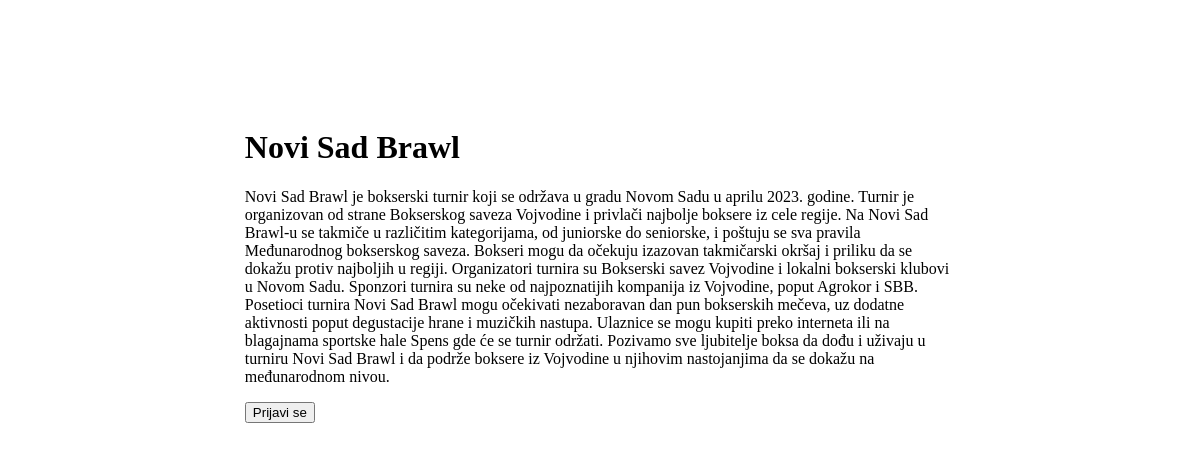
The page /box-projekat/opis.php?id=3 on the database its author committed.
### tables this page shows
CREATE TABLE `pregledn` (
  `id` int(6) UNSIGNED NOT NULL,
  `ime` varchar(30) NOT NULL,
  `lokacija` varchar(50) NOT NULL,
  `datum` varchar(50) DEFAULT NULL,
  `opis` varchar(3000) DEFAULT NULL
);

### box-projekat/opis.php (the view, shortened to what this page needs)
<!DOCTYPE html>
<html lang="en">
<head>
    <link rel="stylesheet" href="style.css">
</head>
<body>
<?php include "database/connection.php" ?>
<div class="page-wrapper">
    <?php
$idd = $_GET['id'];
$sql = "SELECT id,ime, lokacija, datum, opis FROM pregledn";
$result = $conn->query($sql);
if ($result->num_rows > 0) {
    while($row = $result->fetch_assoc()) {
        if($row['id'] == $idd){
            echo "<h1>". $row['ime']."</h1>";
            echo "<p>". $row['opis']."</p>";
        }
    }
} else {
    echo "0 results";
}
echo '<form action="prijava.php?id='.$idd.'"  method="post">
<button type="sumbit" name="sbt-btn" >Prijavi se
</form>';
?>
</div>
</body>
</html>

### box-projekat/style.css (style rules this page uses)
.page-wrapper { padding: 100px 20% 0; }

### rows shown on the page
pregledn: ime "Novi Sad Brawl", opis "Novi Sad Brawl je bokserski turnir koji se održava u gradu Novom Sadu u aprilu 2023. godine. Turnir je organizovan od strane Bokserskog saveza Vojvodine i privlači najbolje boksere iz cele regije. Na Novi Sad Brawl-u se takmiče u različitim kategorijama, od juniorske do seniorske, i poštuju se sva pravila Međunarodnog bokserskog saveza. Bokseri mogu da očekuju izazovan takmičarski okršaj i priliku da se dokažu protiv najboljih u regiji. Organizatori turnira su Bokserski savez Vojvodine i lokalni bokserski klubovi u Novom Sadu. Sponzori turnira su neke od najpoznatijih kompanija iz Vojvodine, poput Agrokor i SBB. Posetioci turnira Novi Sad Brawl mogu očekivati nezaboravan dan pun bokserskih…"
